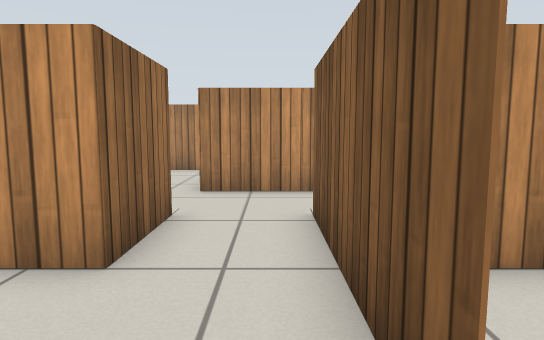
view 1 (above)

24 first-person views from a walk through a Gazebo world. The camera is 0.69 m above the floor, tilts 6° down and sees 75° across. The floor is counted in squares, 0.5 m on a side. Each view is taken from the middle of a square. On the plan, view 1 faces up. The plan holds only what a view shows up to about 15 squares ahead; the rest is blank. The place goes on beyond the plan. Surface patterns are stand-ins for the level's own textures.

view 2
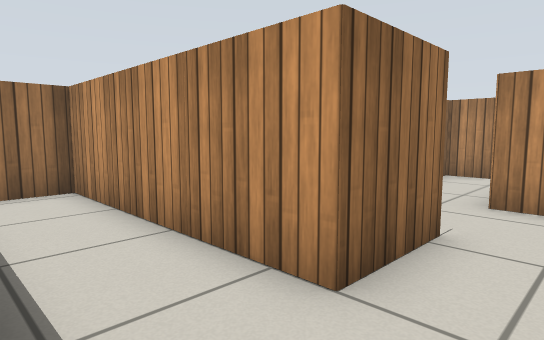

view 3
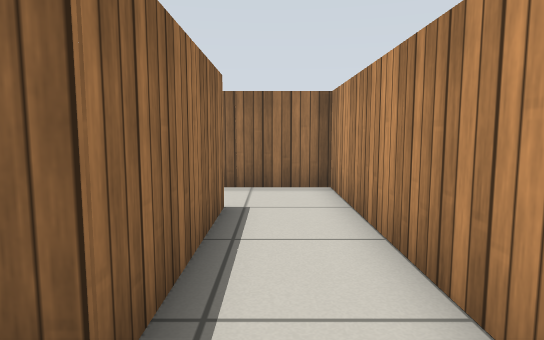

view 4
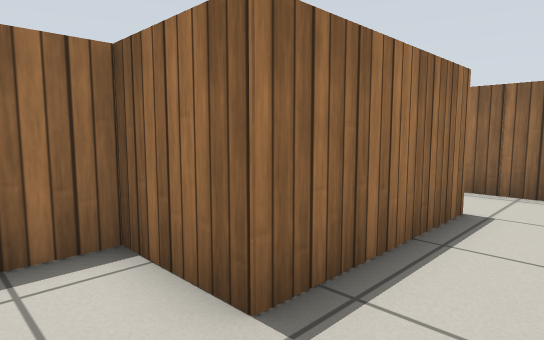

view 5
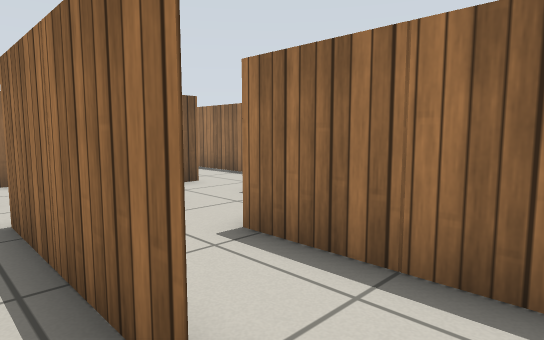

view 6
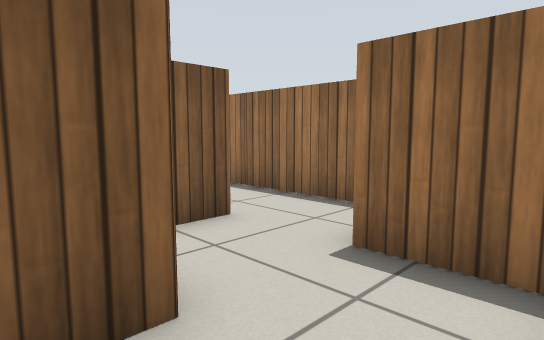

view 7
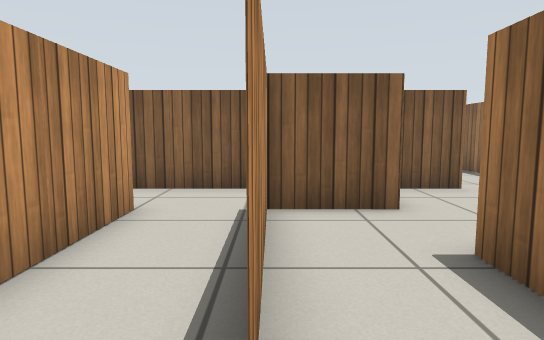

view 8
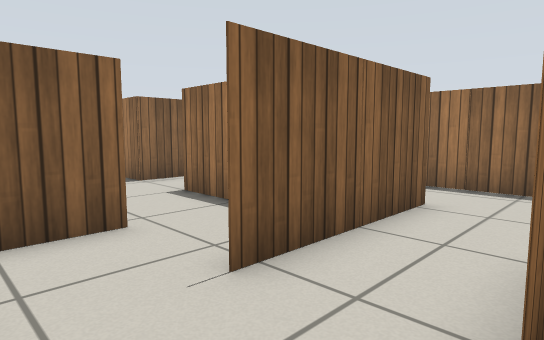

view 9
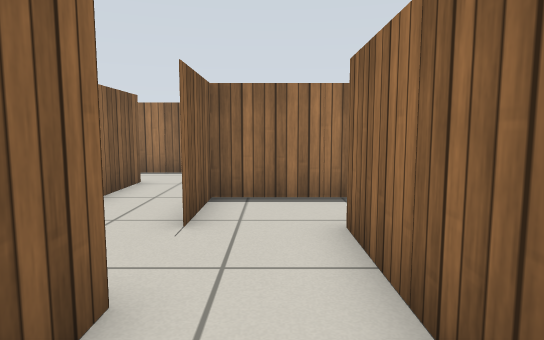

view 10
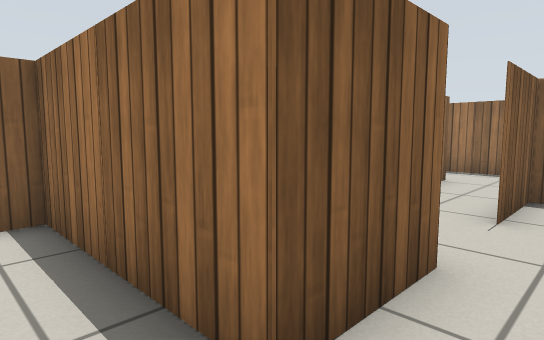

view 11
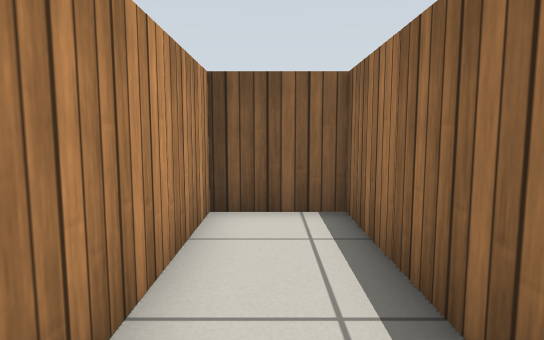

view 12
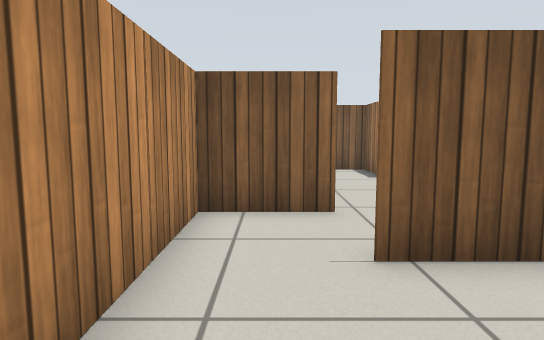

view 13
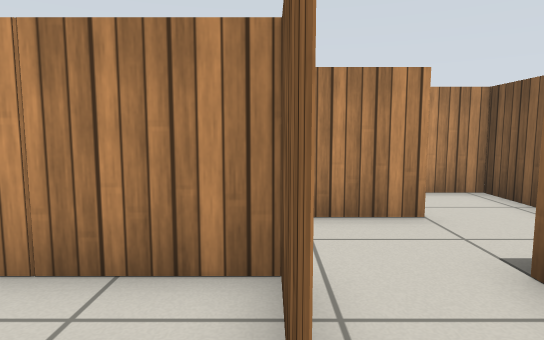

view 14
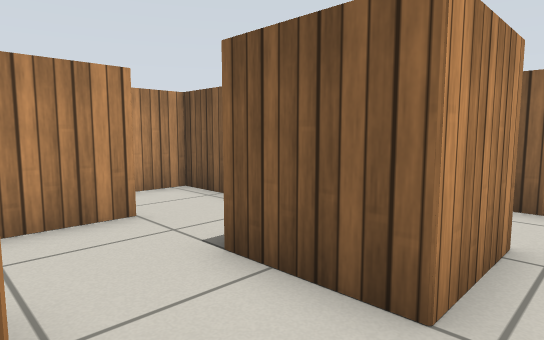

view 15
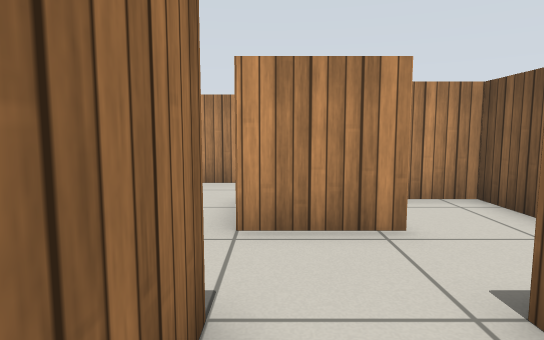

view 16
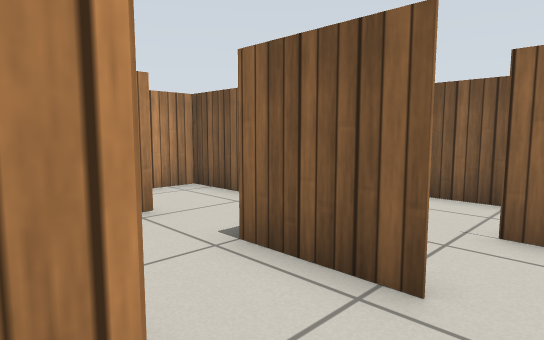

view 17
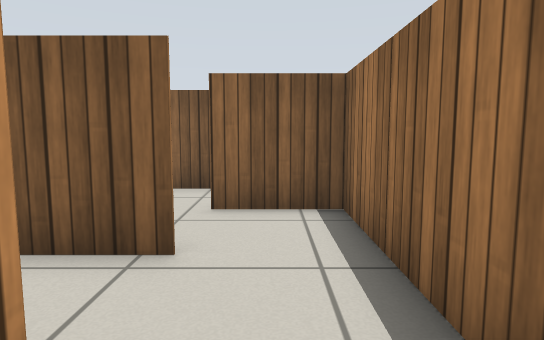

view 18
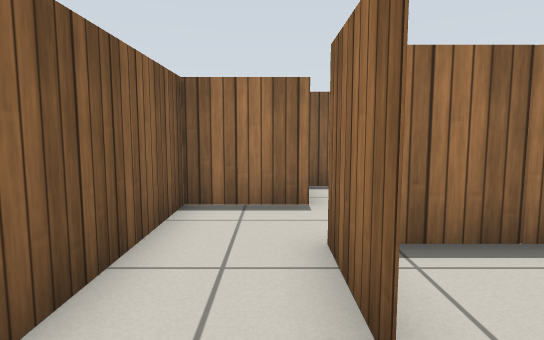

view 19
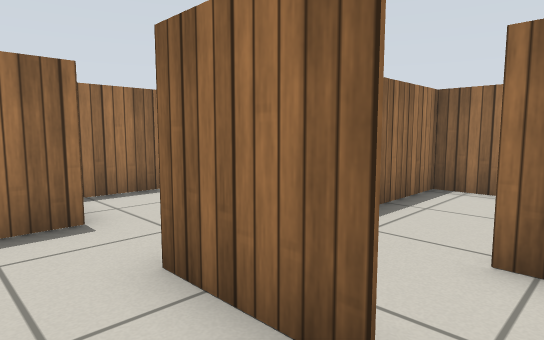

view 20
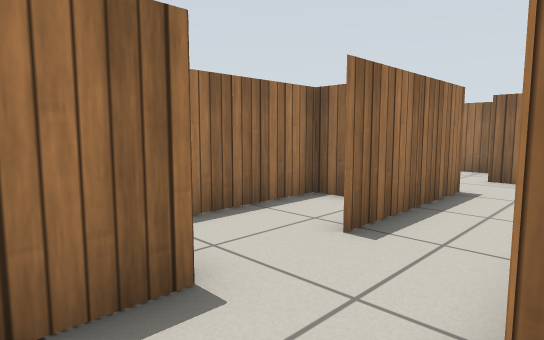

view 21
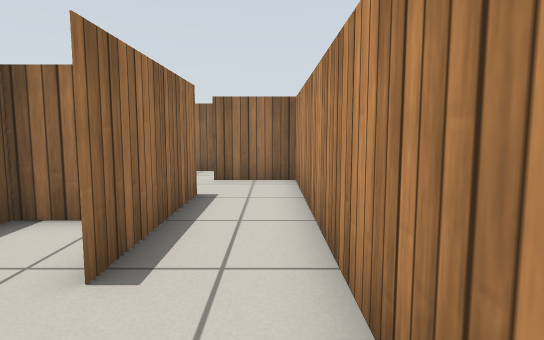

view 22
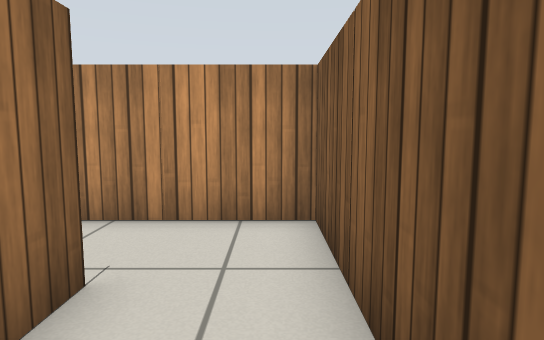

view 23
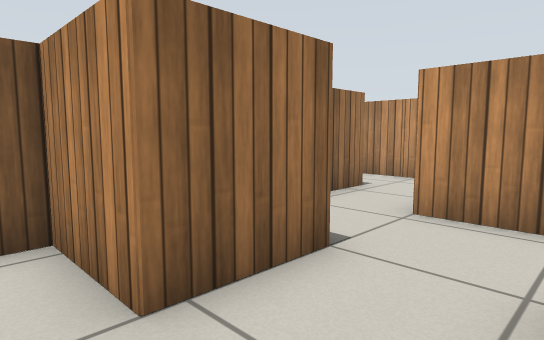

view 24
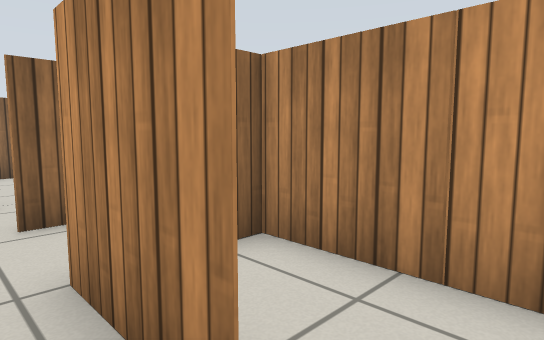

### Floor plan
Ten units are one square. View 1 is at (0, 0); x grows to the right and y downward. Boxes are objects, and circles mark ways between rooms. Rooms are numbered by the first view taken in them; rooms with no view inside come last. Other rooms are left out.
<svg viewBox="-94 -136 226 202">
<path fill="none" stroke="#000" d="M-65 -11 -17 -11 -17 13 6 13M-17 -35 -89 -35 -89 -4M7 -10 7 -35M-76 13 -40 13M-36 37 -16 37M-17 14 -17 -11M-24 -11 -65 -11M-41 -85 -41 -59M-17 -83 -17 -107 31 -107 31 -131 -41 -131M-41 -97 -41 -85M31 -84 31 -59M55 -107 16 -107M55 -59 55 -84M38 -35 55 -35M55 -35 55 -11 31 -11 31 14M79 -16 79 -10 79 -35M80 -59 55 -59M30 13 86 13M103 37 127 37 127 -35 106 -35M103 -11 103 13 7 13 7 38M30 37 80 37M15 61 49 61M79 -35 103 -35 103 -83 55 -83M-17 -60 -17 -35M7 -35 7 -60M31 -59 31 -83 -17 -83M7 38 7 21M-17 40 -17 53M-2 61 15 61M106 -35 89 -35M86 13 103 13 103 -11M28 -35 21 -35M6 13 30 13M55 50 55 61M49 61 101 61"/>
<circle cx="-75" cy="-10" r="3" fill="#2a7"/>
<circle cx="-5" cy="-45" r="3" fill="#2a7"/>
<circle cx="10" cy="-5" r="3" fill="#2a7"/>
<circle cx="-20" cy="25" r="3" fill="#2a7"/>
<circle cx="-30" cy="-90" r="3" fill="#2a7"/>
<circle cx="-20" cy="-65" r="3" fill="#2a7"/>
<circle cx="50" cy="-50" r="3" fill="#2a7"/>
<circle cx="30" cy="-50" r="3" fill="#2a7"/>
<circle cx="80" cy="-50" r="3" fill="#2a7"/>
<circle cx="80" cy="-5" r="3" fill="#2a7"/>
<circle cx="10" cy="45" r="3" fill="#2a7"/>
<circle cx="100" cy="-25" r="3" fill="#2a7"/>
<circle cx="90" cy="40" r="3" fill="#2a7"/>
<text x="-40" y="-20">1</text>
<text x="-50" y="10">2</text>
<text x="-30" y="-70">3</text>
<text x="-10" y="-120">4</text>
<text x="30" y="-90">5</text>
<text x="60" y="-20">6</text>
<text x="80" y="20">7</text>
<text x="90" y="-60">8</text>
<text x="0" y="-60">9</text>
<text x="0" y="40">10</text>
<text x="90" y="-20">11</text>
<text x="20" y="-20">12</text>
<text x="80" y="50">13</text>
</svg>
Room 1 opens to room 2. Room 1 opens to room 9. Room 1 opens to room 12. Room 2 opens to room 10. Room 3 opens to room 4. Room 3 opens to room 9. Room 5 opens to room 6. Room 5 opens to room 9. Room 6 opens to room 8. Room 6 opens to room 11. Room 7 opens to room 10. Room 7 opens to room 11. Room 7 opens to room 13.

Where each view was taken, in squares from view 1:
view 1: 0 up, 0 right, facing up
view 2: 1 up, 0 right, facing up-left
view 3: 2 up, 0 right, facing left
view 4: 3 up, 0 right, facing down-left
view 5: 2 up, 8 left, facing down-right
view 6: 0 up, 4 left, facing down-right
view 7: 1 up, 8 left, facing right
view 8: 8 up, 2 left, facing down-right
view 9: 11 up, 3 left, facing down
view 10: 12 up, 3 left, facing down-right
view 11: 12 up, 3 left, facing right
view 12: 7 up, 3 left, facing right
view 13: 5 up, 3 right, facing up
view 14: 5 up, 3 right, facing up-right
view 15: 1 up, 6 right, facing up
view 16: 0 up, 5 right, facing up-right
view 17: 0 up, 4 right, facing right
view 18: 3 up, 11 right, facing down
view 19: 2 up, 12 right, facing down-left
view 20: 1 down, 12 right, facing down-left
view 21: 2 down, 11 right, facing left
view 22: 2 down, 12 right, facing up
view 23: 0 up, 8 right, facing up-left
view 24: 5 up, 9 right, facing up-left
